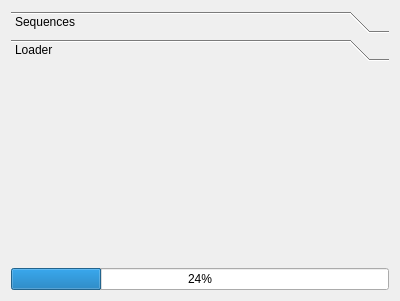
<?xml version="1.0" encoding="UTF-8"?>
<ui version="4.0">
 <class>Loader</class>
 <widget class="QWidget" name="Loader">
  <property name="geometry">
   <rect>
    <x>0</x>
    <y>0</y>
    <width>400</width>
    <height>301</height>
   </rect>
  </property>
  <property name="windowTitle">
   <string>Form</string>
  </property>
  <layout class="QVBoxLayout" name="verticalLayout">
   <item>
    <widget class="QToolBox" name="toolBox">
     <property name="currentIndex">
      <number>1</number>
     </property>
     <widget class="QWidget" name="">
      <property name="geometry">
       <rect>
        <x>0</x>
        <y>0</y>
        <width>382</width>
        <height>202</height>
       </rect>
      </property>
      <attribute name="label">
       <string>Sequences</string>
      </attribute>
     </widget>
     <widget class="QWidget" name="page_2">
      <property name="geometry">
       <rect>
        <x>0</x>
        <y>0</y>
        <width>382</width>
        <height>202</height>
       </rect>
      </property>
      <attribute name="label">
       <string>Loader</string>
      </attribute>
     </widget>
    </widget>
   </item>
   <item>
    <widget class="QProgressBar" name="progress_bar">
     <property name="value">
      <number>24</number>
     </property>
    </widget>
   </item>
  </layout>
 </widget>
 <resources/>
 <connections/>
</ui>
